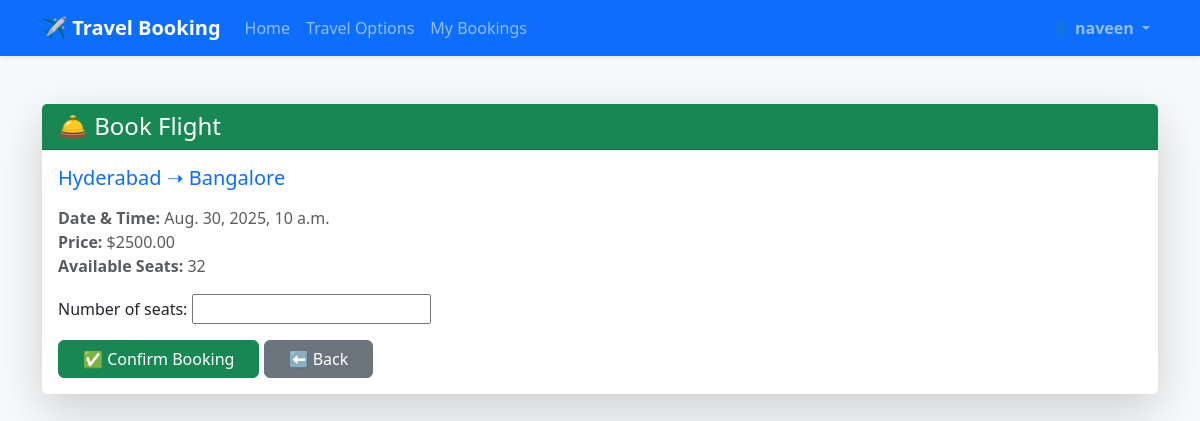
The app's page /bookings/create/1/ (signed in) with its own data.
### travels/models.py (models this page shows, shortened)
class TravelOption(models.Model):
    TRAVEL_TYPE_CHOICES = [
        ('Flight', 'Flight'),
        ('Train', 'Train'),
        ('Bus', 'Bus'),
    ]
    travel_id = models.AutoField(primary_key=True)
    type = models.CharField(max_length=10, choices=TRAVEL_TYPE_CHOICES)
    source = models.CharField(max_length=100)
    destination = models.CharField(max_length=100)
    date_time = models.DateTimeField()
    price = models.DecimalField(max_digits=10, decimal_places=2)
    available_seats = models.PositiveIntegerField()

### bookings/views.py (the view)
# urls.py: path('create/<int:travel_id>/', views.booking_create_view, name='booking_create'),
@login_required
def booking_create_view(request, travel_id):
    travel = get_object_or_404(TravelOption, pk=travel_id)
    if request.method == 'POST':
        form = BookingForm(request.POST, travel_option=travel)
        if form.is_valid():
            booking = form.save(commit=False)
            booking.user = request.user
            booking.travel_option = travel
            booking.total_price = travel.price * booking.number_of_seats
            booking.status = 'Confirmed'
            booking.save()
            travel.available_seats -= booking.number_of_seats
            travel.save()
            messages.success(request, 'Booking confirmed!')
            return redirect('bookings:booking_detail', booking.booking_id)
    else:
        form = BookingForm(travel_option=travel)
    return render(request, 'bookings/booking_form.html', {'form': form, 'travel': travel})

### bookings/forms.py (shortened to what this page needs)
class BookingForm(forms.ModelForm):
    class Meta:
        model = Booking
        fields = ['number_of_seats']
    def __init__(self, *args, **kwargs):
        self.travel_option = kwargs.pop('travel_option', None)
        super().__init__(*args, **kwargs)

### bookings/templates/bookings/booking_form.html (shortened to what this page needs)
{% extends 'base.html' %}
{% block content %}
<div class="container mt-5">
    <div class="card shadow-lg border-0">
        <div class="card-header bg-success text-white">
            <h4 class="mb-0">🛎️ Book {{ travel.type }}</h4>
        </div>
        <div class="card-body">
            <h5 class="card-title text-primary mb-3">
                {{ travel.source }} ➝ {{ travel.destination }}
            </h5>
            <p class="text-muted">
                <strong>Date & Time:</strong> {{ travel.date_time }} <br>
                <strong>Price:</strong> ${{ travel.price }} <br>
                <strong>Available Seats:</strong> {{ travel.available_seats }}
            </p>
            <form method="post" class="mt-3">
                <div class="mb-3">
                    {{ form.number_of_seats.label_tag }}
                    {{ form.number_of_seats }}
                </div>
                <button class="btn btn-success px-4" type="submit">✅ Confirm Booking</button>
                <a href="{% url 'travels:travel_detail' travel.travel_id %}" class="btn btn-secondary px-4">⬅️ Back</a>
            </form>
        </div>
    </div>
</div>
{% endblock %}

### templates/navbar.html (shortened to what this page needs)
<nav class="navbar navbar-expand-lg navbar-dark bg-primary shadow-sm">
    <div class="container">
        <a class="navbar-brand fw-bold" href="{% url 'index' %}">
            ✈️ Travel Booking
        </a>
        <div class="collapse navbar-collapse" id="navbarNav">
            <ul class="navbar-nav me-auto">
                <li class="nav-item">
                    <a class="nav-link {% if request.resolver_match.url_name == 'index' %}active{% endif %}" href="{% url 'index' %}">Home</a>
                </li>
                <li class="nav-item">
                    <a class="nav-link {% if request.resolver_match.url_name == 'travel_list' %}active{% endif %}" href="{% url 'travels:travel_list' %}">Travel Options</a>
                </li>
                {% if user.is_authenticated %}
                <li class="nav-item">
                    <a class="nav-link {% if request.resolver_match.url_name == 'booking_list' %}active{% endif %}" href="{% url 'bookings:booking_list' %}">My Bookings</a>
                </li>
                {% endif %}
            </ul>
            <ul class="navbar-nav">
                {% if user.is_authenticated %}
                <li class="nav-item dropdown">
                    <a class="nav-link dropdown-toggle fw-semibold" href="#" id="navbarDropdown" role="button" data-bs-toggle="dropdown">
                        👤 {{ user.username }}
                    </a>
                </li>
                {% endif %}
            </ul>
        </div>
    </div>
</nav>

### static/css/styles.css (style rules this page uses)
body { background-color: #f8f9fa; }

### records on screen
TravelOption: type "Flight", source "Hyderabad", destination "Bangalore", date_time "Aug. 30, 2025, 10 a.m.", price "2500.00", available_seats "32"

### other values on screen
{{ user.username }} "naveen"
